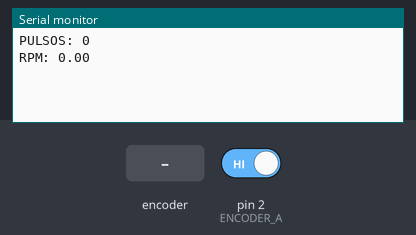
The sketch below on a simulated Arduino Uno, built with avr-gcc and run on an emulated ATmega328P. Shown: the last lines printed to the serial monitor. The test bench sets the inputs (shaded band); at power-on: pin 2 (ENCODER_A) HIGH.

Above: at 1.2 s.
1.3 s: rotary encoder on pin 2 (ENCODER_A) / pin 3 (ENCODER_B) turned 1 step (first pin leading)
At 2.5 s:
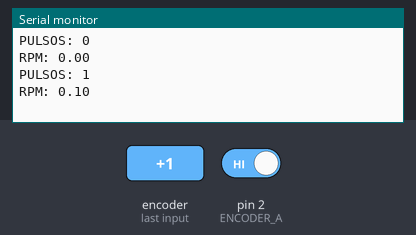
3.0 s: rotary encoder on pin 2 (ENCODER_A) / pin 3 (ENCODER_B) turned 3 steps (first pin leading)
At 4.8 s:
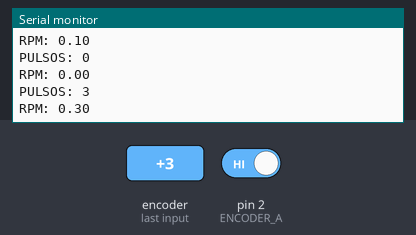
Timing chart, 0 to 6.3 s (numbered marks = the images above; inputs shaded):
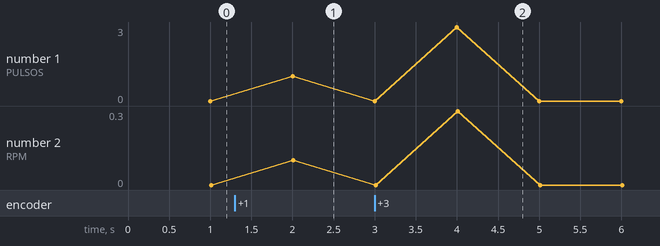

Measured:
- after the input at 1.3 s, the serial monitor: prints a new line after 0.70 s (image 1)
- after the input at 3.0 s, the serial monitor: prints a new line after 1.0 s (image 2)
- plotted number 1: 0 → 1 after the input at 1.3 s
- plotted number 2: 0 → 0.1 after the input at 1.3 s

The sketch:

Encoder_tacometro.ino
```cpp
/****** Determinación de la velocidad de un motor, a través del Rotary encoder LPD3806-600BM-G5-24C ******/
// Adaptado de https://controlautomaticoeducacion.com/arduino/motor-dc-encoder/

// this library includes the ATOMIC_BLOCK macro.
#include <util/atomic.h>
#define ENCODER_A       2 // Verde
#define ENCODER_B       3 // Blanco

//Variable global de pulsos compartida con la interrupción
volatile int pulsos = 0;
unsigned long timeold;
float resolution = 600;

void setup(){
  Serial.begin(9600);
  //Encoders como entradas
  pinMode(ENCODER_A, INPUT_PULLUP);
  pinMode(ENCODER_B, INPUT_PULLUP);
  digitalWrite(ENCODER_A, HIGH);
  digitalWrite(ENCODER_B, HIGH);
  //Configurar Interrupción
  timeold = 0;
  attachInterrupt(digitalPinToInterrupt(ENCODER_A),leerEncoder,RISING);
}

void loop(){
  float rpm;
  int pulsos_aux;
  //Espera un segundo para el calculo de las RPM
  if (millis() - timeold >= 1000)
  {
    //Modifica las variables de la interrupción forma atómica
    ATOMIC_BLOCK(ATOMIC_RESTORESTATE){
      rpm = float(pulsos * 60.0 / resolution); //RPM
      //rpm = float((60.0 * 1000.0 / resolution ) / (millis() - timeold) * pulsos);
      timeold = millis();
      pulsos_aux = pulsos;
      pulsos = 0;
    }
    Serial.print("PULSOS: ");
    Serial.println(pulsos_aux);
    Serial.print("RPM: ");
    Serial.println(rpm);
  }

}

//Función para la lectura del encoder
void leerEncoder(){
  //Lectura de Velocidad
  pulsos++; //Incrementa una revolución
}
```

main.cpp
```cpp
/*Determinación de la velocidad de un motor*/
/*Código adaptado por: Juan Diego Elvis García Munayco*/
/*Fecha: Enero 2023*/

#include <Arduino.h>

#define ENCODER_A 2
#define ENCODER_B 3

void leerEncoder();

// Declaración de variables globales
volatile int pulsos = 0;
unsigned long tiempo_reg;
float resolution = 17*49;   // PPR

void setup() {
    Serial.begin(9600);
    pinMode(ENCODER_A, INPUT);
    pinMode(ENCODER_B, INPUT);
    tiempo_reg = 0;
    attachInterrupt(digitalPinToInterrupt(ENCODER_A), leerEncoder, RISING);
}

void loop() {
    float rpm;
    if (millis()-tiempo_reg >= 1000){   // Cada segundo se realizará el cálculo de las rpm
        rpm = float((1000.0/(millis()-tiempo_reg)) * (pulsos/resolution) * 60.0);
        Serial.print("Pulsos: ");
        Serial.println(pulsos);
        Serial.print("RPM: ");
        Serial.println(rpm);
        tiempo_reg = millis();
        pulsos = 0;
    }
}

// Función que suma los pulsos detectados en una revolución,
// cada vez que se detecte un flanco de subida en el ENCODER_A
void leerEncoder(){
    pulsos++;
}
```
